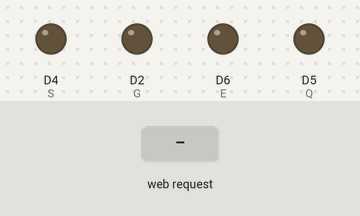
Bench run of a program on a simulated ESP8266 (NodeMCU). Parts: output pins drawn as LEDs (lit = HIGH). The test bench sets the inputs (shaded band). WiFi joins after 1.5 s; servers stay silent unless stated; what the program prints to the serial monitor is not drawn.

Above: at 2.7 s.
2.8 s: HTTP request GET /quarto received
At 3.3 s:
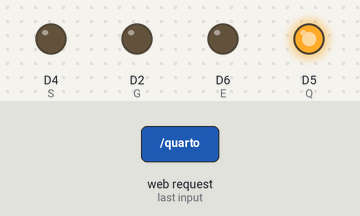
4.3 s: HTTP request GET /garagem received
At 5.5 s:
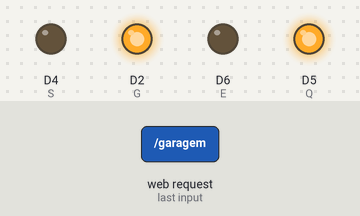
5.8 s: HTTP request GET /quartooff received
At 6.8 s:
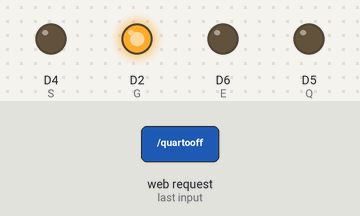
7.3 s: HTTP request GET /escritorio received
At 7.9 s:
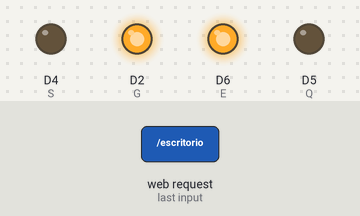
8.8 s: HTTP request GET /garagemoff received
At 9.1 s:
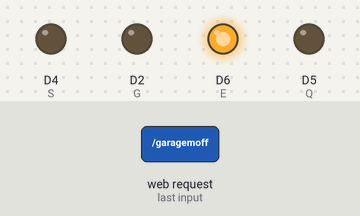
10.3 s: HTTP request GET /sala received
At 11.4 s:
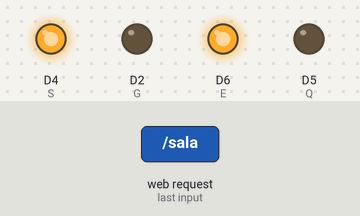
Timing chart, 0 to 12.8 s (numbered marks = the images above; inputs shaded):
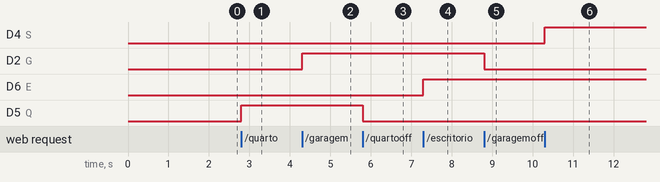

The program:

main.cpp
```cpp
#include <ESP8266WiFi.h>
#include <ESP8266WebServer.h>
#include "Casa.h"

#define S D4
#define G D2
#define Q D5
#define E D6

#define SSID ""
#define SENHA ""

ESP8266WebServer servidor;

void quarto(){
  digitalWrite(Q, HIGH);
}
void quartooff(){
  digitalWrite(Q, LOW);
}
void garagem(){
  digitalWrite(G, HIGH);
  }
void garagemoff(){
  digitalWrite(G, LOW);
  }
void escritorio(){
  digitalWrite(E, HIGH);
  }
void escritoriooff(){
  digitalWrite(E, LOW);
}
void sala(){
  digitalWrite(S, HIGH);
  }
void salaoff(){
  digitalWrite(S, LOW);
}
void casa(){
  digitalWrite(Q, HIGH);
  digitalWrite(G, HIGH);
  digitalWrite(E, HIGH);
  digitalWrite(S, HIGH);
  }
void casaoff(){
  digitalWrite(Q, LOW);
  digitalWrite(G, LOW);
  digitalWrite(E, LOW);
  digitalWrite(S, LOW);
}


void setup() {
 pinMode(S,OUTPUT);
 pinMode(G,OUTPUT);
 pinMode(Q,OUTPUT);
 pinMode(E,OUTPUT);

 WiFi.begin(SSID,SENHA);
Serial.begin(115200);

while(WiFi.status()!=WL_CONNECTED)//Enquanto a conexão não é realizada
{
  Serial.print(".");
  delay(500);
}

Serial.print("IP Address: ");
Serial.println(WiFi.localIP());//Ip onde tenho que me conectar

servidor.on("/quarto",quarto);
servidor.on("/quartooff",quartooff);
servidor.on("/garagem",garagem);
servidor.on("/garagemoff",garagemoff);
servidor.on("/escritorio",escritorio);
servidor.on("/escritoriooff",escritoriooff);
servidor.on("/sala",sala);
servidor.on("/salaoff",salaoff);
servidor.on("/casa",casa);
servidor.on("/casaoff",casaoff);
servidor.begin();
}

void loop() {
  servidor.send(200,"text/html", Casa);//Imprime a página web no servidor
  servidor.handleClient();

}
```

casa.h
```cpp
char Casa[] PROGMEM = R"=====(
<!DOCTYPE html>
<html lang="en">
<head>
    <meta charset="UTF-8">
    <meta http-equiv="X-UA-Compatible" content="IE=edge">
    <meta name="viewport" content="width=device-width, initial-scale=1.0">
    <title>Casa</title>
    <style>
    h1{
        display: block;
        text-align: center;
    }
    div.cores{
        display: flex;
        justify-content: center;
    }
    button {
    width: 150px;
    height: 100px;
    font-size: 20px;
    }
    #quarto{
        background-color: #fff;
    }
    #quartooff{
        background-color:#000;
        color: white;
    }
    #garagem{
        background-color:#fff;
    }
    #garagemoff{
        background-color:#000;
        color: white;
    }
    #escritorio{
        background-color:#fff;
    }
    #escritoriooff{
        background-color:#000;
        color: white;
    }
    #sala{
        background-color: #fff;
    }
    #salaoff{
        background-color: #000;
        color: white;
    }
    #casa{
        background-color: #fff;
    }
    #casaoff{
        background-color: #000;
        color: white;
    }
    </style>
</head>
<body>
    <h1> ligue o comodo da casa </h1>
    <div class = "cores">
        <button id = "quarto">quarto</button>
        <button id = "quartooff">quartooff</button>
        <button id = "garagem">garagem</button>
        <button id = "garagemoff">garagemoff</button>
        <button id = "escritorio">escritorio</button>
        <button id = "escritoriooff">escritoriooff</button>
        <button id = "sala">sala</button>
        <button id = "salaoff">salaoff</button>
        <button id = "casa">casa</button>
        <button id = "casaoff">casaoff</button>

    </div>

    <script>
        function requisita(botao){
            let request = new XMLHttpRequest();
            url = `\\${botao.id}`
            console.log(url);
            request.open("POST", url, true);
            request.send();
        }

        const btnquarto = document.getElementById("quarto");
        btnquarto.addEventListener("click", function(){requisita(btnquarto)});
        let btnquartooff = document.getElementById("quartooff");
        btnquartooff.addEventListener("click", function(){requisita(btnquartooff)});
        let btngaragem = document.getElementById("garagem");
        btngaragem.addEventListener("click", function(){requisita(btngaragem)});
        let btngaragemoff= document.getElementById("garagemoff");
        btngaragemoff.addEventListener("click", function(){requisita(btngaragemoff)});
        let btnescritorio = document.getElementById("escritorio");
        btnescritorio.addEventListener("click", function(){requisita(btnescritorio)});
        let btnescritoriooff = document.getElementById("escritoriooff");
        btnescritoriooff.addEventListener("click", function(){requisita(btnescritoriooff)});
        let btnsala = document.getElementById("sala");
        btnsala.addEventListener("click", function(){requisita(btnsala)});
        let btnsalaoff = document.getElementById("salaoff");
        btnsalaoff.addEventListener("click", function(){requisita(btnsalaoff)});
        let btncasa = document.getElementById("casa");
        btncasa.addEventListener("click", function(){requisita(btncasa)});
        let btncasaoff = document.getElementById("casaoff");
        btncasaoff.addEventListener("click", function(){requisita(btncasaoff)});


    </script>
</body>
</html>
)=====";
```

Measured:
- after the input at 2.8 s, D5 (Q): LOW → HIGH at once
- after the input at 4.3 s, D2 (G): LOW → HIGH at once
- after the input at 5.8 s, D5 (Q): HIGH → LOW at once
- after the input at 7.3 s, D6 (E): LOW → HIGH at once
- after the input at 8.8 s, D2 (G): HIGH → LOW at once
- after the input at 10.3 s, D4 (S): LOW → HIGH at once
